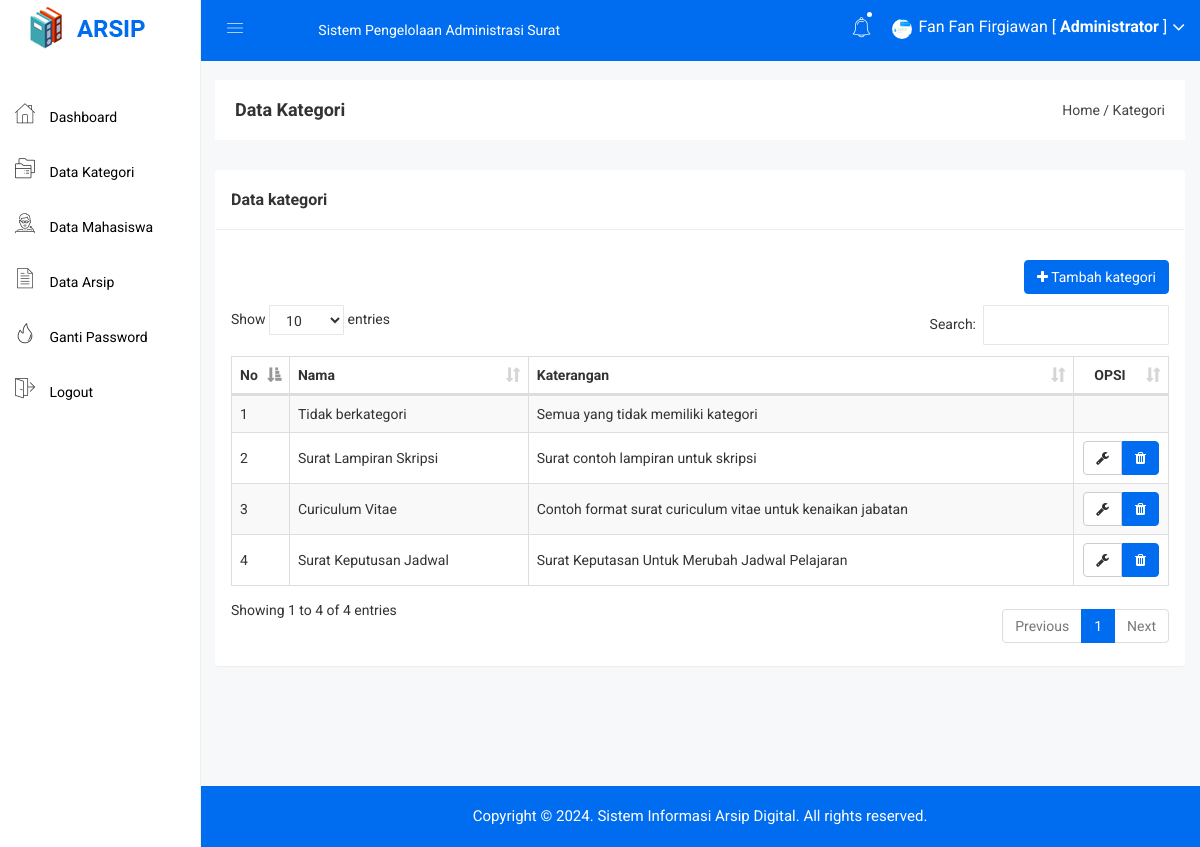
Page /admin/kategori.php (signed in) on the committed database.
### tables this page shows
CREATE TABLE `kategori` (
  `kategori_id` int NOT NULL,
  `kategori_nama` varchar(255) NOT NULL,
  `kategori_keterangan` text NOT NULL
);

### admin/kategori.php (the view, shortened to what this page needs)
<?php include 'header.php'; ?>
<div class="breadcome-area">
    <div class="container-fluid">
        <div class="row">
            <div class="col-lg-12 col-md-12 col-sm-12 col-xs-12">
                <div class="breadcome-list">
                    <div class="row">
                        <div class="col-lg-6 col-md-6 col-sm-6 col-xs-12">
                            <div class="breadcome-heading">
                                <h4 style="margin-bottom: 0px">Data Kategori</h4>
                            </div>
                        </div>
                        <div class="col-lg-6 col-md-6 col-sm-6 col-xs-12">
                            <ul class="breadcome-menu" style="padding-top: 0px">
                                <li><a href="#">Home</a> <span class="bread-slash">/</span></li>
                                <li><span class="bread-blod">Kategori</span></li>
                            </ul>
                        </div>
                    </div>
                </div>
            </div>
        </div>
    </div>
</div>
<div class="container-fluid">
    <div class="panel panel">
        <div class="panel-heading">
            <h3 class="panel-title">Data kategori</h3>
        </div>
        <div class="panel-body">
            <div class="pull-right">
                <a href="kategori_tambah.php" class="btn btn-primary"><i class="fa fa-plus"></i> Tambah kategori</a>
            </div>
            <br>
            <br>
            <br>
            <table id="table" class="table table-bordered table-striped table-hover table-datatable">
                <thead>
                    <tr>
                        <th width="1%">No</th>
                        <th>Nama</th>
                        <th>Katerangan</th>
                        <th class="text-center" width="10%">OPSI</th>
                    </tr>
                </thead>
                <tbody>
                    <?php
                    include '../koneksi.php';
                    $no = 1;
                    $kategori = mysqli_query($koneksi,"SELECT * FROM kategori");
                    while($p = mysqli_fetch_array($kategori)){
                        ?>
                        <tr>
                            <td><?php echo $no++; ?></td>
                            <td><?php echo $p['kategori_nama'] ?></td>
                            <td><?php echo $p['kategori_keterangan'] ?></td>
                            <td class="text-center">
                                <?php
                                if($p['kategori_id'] != 1){
                                    ?>
                                    <div class="btn-group">
                                        <a href="kategori_edit.php?id=<?php echo $p['kategori_id']; ?>" class="btn btn-default"><i class="fa fa-wrench"></i></a>
                                        <button type="button" class="btn btn-primary" data-toggle="modal" data-target="#exampleModal_<?php echo $p['kategori_id']; ?>">
                                        <i class="fa fa-trash"></i>
                                    </button>
                                    </div>
                                    <?php
                                }
                                ?>
                            </td>
                        </tr>
                        <?php
                    }
                    ?>
                </tbody>
            </table>
        </div>
    </div>
</div>
<?php include 'footer.php'; ?>

### admin/header.php (shortened to what this page needs)
<!doctype html>
<html>
<head>
    <link rel="stylesheet" href="../assets/css/bootstrap.min.css">
    <link rel="stylesheet" href="../assets/css/font-awesome.min.css">
    <link rel="stylesheet" href="../assets/css/owl.carousel.css">
    <link rel="stylesheet" href="../assets/css/owl.theme.css">
    <link rel="stylesheet" href="../assets/css/owl.transitions.css">
    <link rel="stylesheet" href="../assets/css/animate.css">
    <link rel="stylesheet" href="../assets/css/normalize.css">
    <link rel="stylesheet" href="../assets/css/meanmenu.min.css">
    <link rel="stylesheet" href="../assets/css/main.css">
    <link rel="stylesheet" href="../assets/css/educate-custon-icon.css">
    <link rel="stylesheet" href="../assets/css/morrisjs/morris.css">
    <link rel="stylesheet" href="../assets/css/scrollbar/jquery.mCustomScrollbar.min.css">
    <link rel="stylesheet" href="../assets/css/metisMenu/metisMenu.min.css">
    <link rel="stylesheet" href="../assets/css/metisMenu/metisMenu-vertical.css">
    <link rel="stylesheet" href="../assets/css/calendar/fullcalendar.min.css">
    <link rel="stylesheet" href="../assets/css/calendar/fullcalendar.print.min.css">
    <link rel="stylesheet" href="/assets/style.css">
    <link rel="stylesheet" href="../assets/css/responsive.css">
    <link rel="stylesheet" href="../assets/css/style.css">
    <link rel="stylesheet" type="text/css" href="../assets/js/DataTables/datatables.css">
    <?php
    include '../koneksi.php';
    ?>
</head>
<body>
    <div class="left-sidebar-pro">
        <nav id="sidebar" class="">
            <div class="sidebar-header">
                <a href="index.html"><img class="main-logo" src="../assets/img/logo/logo.png" alt="" /></a>
            </div>
            <div class="left-custom-menu-adp-wrap comment-scrollbar">
                <nav class="sidebar-nav left-sidebar-menu-pro" style="margin-top: 30px">
                    <ul class="metismenu" id="menu1">
                        <li class="active">
                            <a href="index.php">
                                <span class="educate-icon educate-home icon-wrap"></span>
                                <span class="mini-click-non">Dashboard</span>
                            </a>
                        </li>
                        <li>
                            <a href="kategori.php" aria-expanded="false"><span class="educate-icon educate-course icon-wrap sub-icon-mg" aria-hidden="true"></span> <span class="mini-click-non">Data Kategori</span></a>
                        </li>
                        <li>
                            <a href="mahasiswa.php" aria-expanded="false"><span class="educate-icon educate-professor icon-wrap sub-icon-mg" aria-hidden="true"></span> <span class="mini-click-non">Data Mahasiswa</span></a>
                        </li>
                        <li>
                            <a href="arsip.php" aria-expanded="false"><span class="educate-icon educate-data-table icon-wrap sub-icon-mg" aria-hidden="true"></span> <span class="mini-click-non">Data Arsip</span></a>
                        </li>
                        <li>
                            <a href="gantipassword.php" aria-expanded="false"><span class="educate-icon educate-danger icon-wrap sub-icon-mg" aria-hidden="true"></span> <span class="mini-click-non">Ganti Password</span></a>
                        </li>
                        <li>
                            <a href="logout.php" aria-expanded="false"><span class="educate-icon educate-pages icon-wrap sub-icon-mg" aria-hidden="true"></span> <span class="mini-click-non">Logout</span></a>
                        </li>
                    </ul>
                </nav>
            </div>
        </nav>
    </div>
    <div class="all-content-wrapper">
        <div class="container-fluid">
            <div class="row">
                <div class="col-lg-12 col-md-12 col-sm-12 col-xs-12">
                    <div class="logo-pro">
                        <a href="index.html"><img class="main-logo" src="../assets/img/logo/logo.png" alt="" /></a>
                    </div>
                </div>
            </div>
        </div>
        <div class="header-advance-area">
            <div class="header-top-area">
                <div class="container-fluid">
                    <div class="row">
                        <div class="col-lg-12 col-md-12 col-sm-12 col-xs-12">
                            <div class="header-top-wraper">
                                <div class="row">
                                    <div class="col-lg-1 col-md-0 col-sm-12 col-xs-12">
                                        <div class="menu-switcher-pro">
                                            <button type="button" id="sidebarCollapse" class="btn bar-button-pro header-drl-controller-btn btn-info navbar-btn">
                                                <i class="educate-icon educate-nav"></i>
                                            </button>
                                        </div>
                                    </div>
                                    <div class="col-lg-5 col-md-6 col-sm-12 col-xs-12">
                                        <div class="header-top-menu tabl-d-n">
                                            <ul class="nav navbar-nav mai-top-nav">
                                                <li class="nav-item"><a href="#" class="nav-link">Sistem Pengelolaan Administrasi Surat</a></li>
                                            </ul>
                                        </div>
                                    </div>
                                    <div class="col-lg-6 col-md-6 col-sm-12 col-xs-12">
                                        <div class="header-right-info">
                                            <ul class="nav navbar-nav mai-top-nav header-right-menu">
                                                <li class="nav-item">
                                                    <a href="#" data-toggle="dropdown" role="button" aria-expanded="false" class="nav-link dropdown-toggle"><i class="educate-icon educate-bell" aria-hidden="true"></i><span class="indicator-nt"></span></a>
                                            </li>
                                            <li class="nav-item">
                                                <a href="#" data-toggle="dropdown" role="button" aria-expanded="false" class="nav-link dropdown-toggle">
                                                    <?php
                                                    $id_admin = $_SESSION['id'];
                                                    $profil = mysqli_query($koneksi,"select * from admin where admin_id='$id_admin'");
                                                    $profil = mysqli_fetch_assoc($profil);
                                                    if($profil['admin_foto'] == ""){
                                                      ?>
                                                      <img src="../gambar/sistem/user.png" style="width: 20px;height: 20px">
                                                  <?php }else{ ?>
                                                    <img src="../gambar/admin/<?php echo $profil['admin_foto'] ?>" style="width: 20px;height: 20px">
                                                <?php } ?>
                                                <span class="admin-name"><?php echo $_SESSION['nama']; ?> [ <b>Administrator</b> ]</span>
                                                <i class="fa fa-angle-down edu-icon edu-down-arrow"></i>
                                            </a>
                                        </li>
                                    </ul>
                                </div>
                            </div>
                        </div>
                    </div>
                </div>
            </div>
        </div>
    </div>
</div>

### assets/css/main.css (style rules this page uses)
html { color: #222; font-size: 1em; line-height: 1.4; }
audio, canvas, iframe, img, svg, video { vertical-align: middle; }

### assets/css/metisMenu/metisMenu-vertical.css (style rules this page uses)
.sidebar-nav { background: #fff; }
.sidebar-nav ul { padding: 0; margin: 0; list-style: none; background: #f5f5f5; }
.sidebar-nav .metismenu { background: #fff; display: -webkit-box; display: -ms-flexbox; display: flex; -webkit-box-orient: vertical; -webkit-box-direction: normal; -ms-flex-direction: column; flex-direction: column; }
.sidebar-nav .metismenu li + li { margin-top: 5px; }
.sidebar-nav .metismenu li:last-child { margin-bottom: 5px; }
.sidebar-nav .metismenu > li { display: -webkit-box; display: -ms-flexbox; display: flex; -webkit-box-orient: vertical; -webkit-box-direction: normal; -ms-flex-direction: column; flex-direction: column; position: relative; }
.sidebar-nav .metismenu a { position: relative; display: block; padding: 13px 15px; color: #444; outline-width: 0; transition: all .3s ease-out; font-size:16px; font-weight:400; }
.sidebar-nav .metismenu li .icon-wrap { margin-right:5px; font-size:20px; color:#303030; }
.sidebar-nav .metismenu li .sub-icon-mg { margin-right:5px; font-size:16px; }

### assets/css/style.css (style rules this page uses)
table .btn { margin: 0px !important; }
.btn-primary { background: #006df0; color: white !important; border: 1px solid #006df0; }
.panel-heading { padding: 20px 15px; border-bottom: 1px solid #ececec; }
.sidebar-nav .metismenu a { position: relative; display: block; padding: 13px 15px; color: #000; outline-width: 0; transition: all .3s ease-out; font-size: 14px; font-weight: 400; }
.sidebar-nav .metismenu a > .icon-wrap { font-size: 20px; margin-right: 11px; }
#sidebar { border-right: 1px solid #eee; }
.all-content-wrapper { min-height: 500px; }
td { vertical-align: middle !important; }

### assets/js/DataTables/datatables.css (style rules this page uses)
table.dataTable { clear: both; margin-top: 6px !important; margin-bottom: 6px !important; max-width: none !important; border-collapse: separate !important; }
table.dataTable td, table.dataTable th { -webkit-box-sizing: content-box; box-sizing: content-box; }
table.dataTable thead > tr > th.sorting_asc, table.dataTable thead > tr > th.sorting_desc, table.dataTable thead > tr > th.sorting, table.dataTable thead > tr > td.sorting_asc, table.dataTable thead > tr > td.sorting_desc, table.dataTable thead > tr > td.sorting { padding-right: 30px; }
table.dataTable thead .sorting, table.dataTable thead .sorting_asc, table.dataTable thead .sorting_desc, table.dataTable thead .sorting_asc_disabled, table.dataTable thead .sorting_desc_disabled { cursor: pointer; position: relative; }
table.dataTable thead .sorting:after, table.dataTable thead .sorting_asc:after, table.dataTable thead .sorting_desc:after, table.dataTable thead .sorting_asc_disabled:after, table.dataTable thead .sorting_desc_disabled:after { position: absolute; bottom: 8px; right: 8px; display: block; font-family: 'Glyphicons Halflings'; opacity: 0.5; }
table.dataTable thead .sorting:after { opacity: 0.2; content: "\e150"; }
table.dataTable thead .sorting_asc:after { content: "\e155"; }
table.table-bordered.dataTable th, table.table-bordered.dataTable td { border-left-width: 0; }
table.table-bordered.dataTable th:last-child, table.table-bordered.dataTable th:last-child, table.table-bordered.dataTable td:last-child, table.table-bordered.dataTable td:last-child { border-right-width: 0; }
table.table-bordered.dataTable tbody th, table.table-bordered.dataTable tbody td { border-bottom-width: 0; }

### rows in the picture
kategori: kategori_nama "Tidak berkategori", kategori_keterangan "Semua yang tidak memiliki kategori"
kategori: kategori_nama "Surat Lampiran Skripsi", kategori_keterangan "Surat contoh lampiran untuk skripsi"
kategori: kategori_nama "Curiculum Vitae", kategori_keterangan "Contoh format surat curiculum vitae untuk kenaikan jabatan"
kategori: kategori_nama "Surat Keputusan Jadwal", kategori_keterangan "Surat Keputasan Untuk Merubah Jadwal Pelajaran"

### other values in the picture
$_SESSION['nama'] "Fan Fan Firgiawan"
